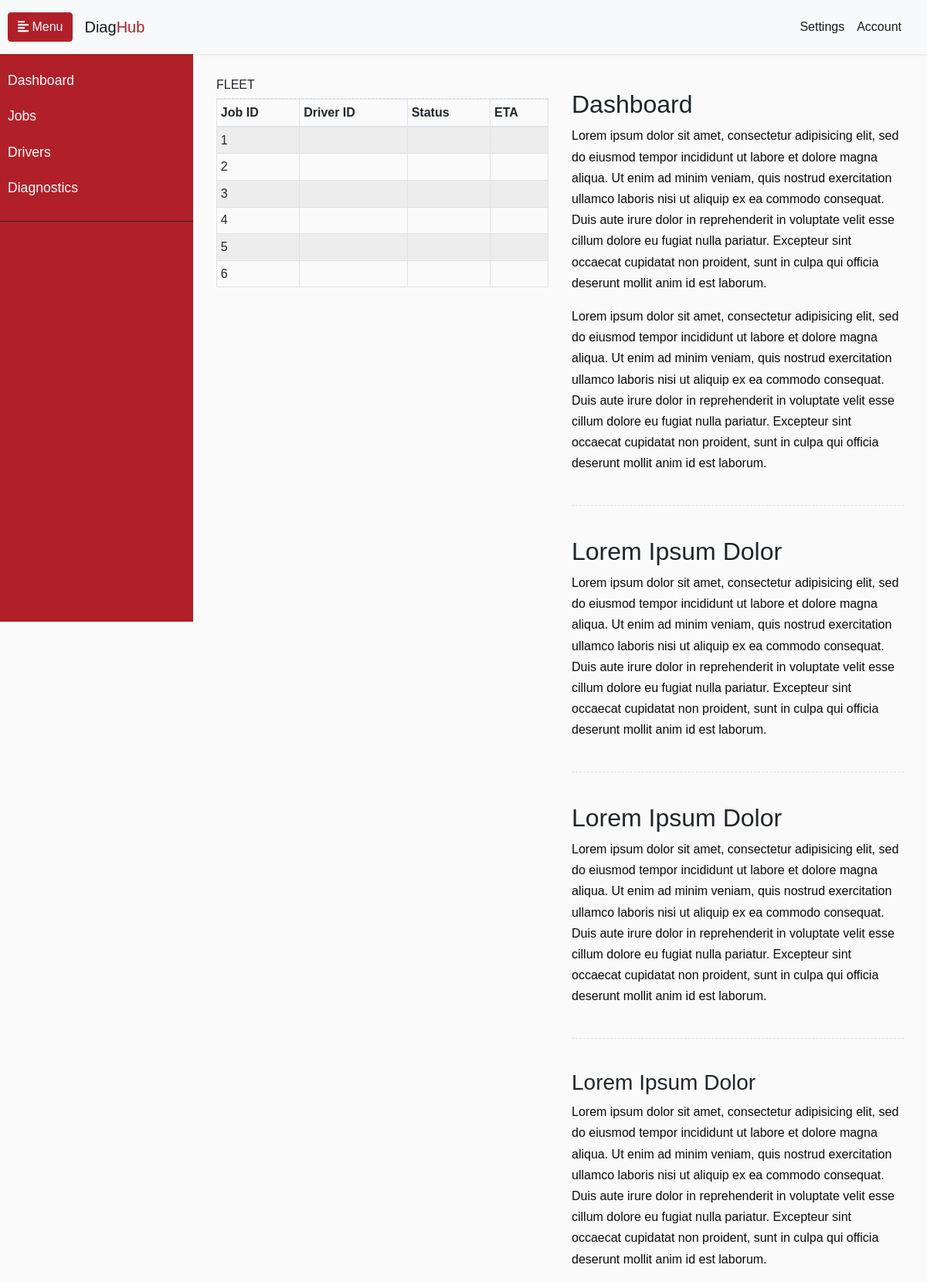
Page /drivers on the committed database.
### hub/models.py (models this page shows)
class Driver(models.Model):
    lat = models.DecimalField(max_digits=9, decimal_places=6)
    lng = models.DecimalField(max_digits=9, decimal_places=6)
    name = models.CharField(max_length=40)

### hub/views.py (the view)
# urls.py: path('drivers', views.drivers, name='drivers'),
def drivers(request):
    api_handler.refresh_db()
    drivers = models.Driver.objects.all()
    vehicles = models.Vehicle.objects.all()
    jobs = models.Job.objects.all()
    data = {
        'drivers': drivers,
        'vehicles': vehicles,
        'jobs': jobs
    }
    return render(request, 'hub/drivers.html', data)

### hub/api_handler.py (called while the page is built)
def get_demo_data():
    return demo_data.get_demo_data()

### hub/templates/hub/drivers.html (shortened to what this page needs)
{% extends 'hub/base.html' %}
{% load static %}
{% block main %}
<div class="container">
    <div class="row">
        <div id="drivers-list" class="col-6">
            <p class="h6">FLEET</p>
            <div class="line no-margin"></div>
            <table id="drivers-table" class="table table-striped table-bordered table-sm">
                <thead>
                    <tr>
                        <th>Job ID</th>
                        <th>Driver ID</th>
                        <th>Status</th>
                        <th>ETA</th>
                    </tr>
                </thead>
                <tbody>
                    {% for driver in drivers %}
                    <tr>
                        <td><a href="{{ driver.id }}"></a>{{ driver.id }}</td>
                        <td>{{ job.driver_id }}</td>
                        <td>{{ job.status }}</td>
                        <td>{{ job.eTA }}</td>
                    </tr>
                    {% endfor %}
                </tbody>
            </table>
        </div>
        <div id="active-display" class="col-6">
            <h2>Dashboard</h2>
            <p>Lorem ipsum dolor sit amet, consectetur adipisicing elit, sed do eiusmod tempor incididunt ut labore et dolore magna aliqua. Ut enim ad minim veniam, quis nostrud exercitation ullamco laboris nisi ut aliquip ex ea commodo consequat. Duis aute irure dolor in reprehenderit in voluptate velit esse cillum dolore eu fugiat nulla pariatur. Excepteur sint occaecat cupidatat non proident, sunt in culpa qui officia deserunt mollit anim id est laborum.</p>
            <p>Lorem ipsum dolor sit amet, consectetur adipisicing elit, sed do eiusmod tempor incididunt ut labore et dolore magna aliqua. Ut enim ad minim veniam, quis nostrud exercitation ullamco laboris nisi ut aliquip ex ea commodo consequat. Duis aute irure dolor in reprehenderit in voluptate velit esse cillum dolore eu fugiat nulla pariatur. Excepteur sint occaecat cupidatat non proident, sunt in culpa qui officia deserunt mollit anim id est laborum.</p>
            <div class="line"></div>
            <h2>Lorem Ipsum Dolor</h2>
            <p>Lorem ipsum dolor sit amet, consectetur adipisicing elit, sed do eiusmod tempor incididunt ut labore et dolore magna aliqua. Ut enim ad minim veniam, quis nostrud exercitation ullamco laboris nisi ut aliquip ex ea commodo consequat. Duis aute irure dolor in reprehenderit in voluptate velit esse cillum dolore eu fugiat nulla pariatur. Excepteur sint occaecat cupidatat non proident, sunt in culpa qui officia deserunt mollit anim id est laborum.</p>
            <div class="line"></div>
            <h2>Lorem Ipsum Dolor</h2>
            <p>Lorem ipsum dolor sit amet, consectetur adipisicing elit, sed do eiusmod tempor incididunt ut labore et dolore magna aliqua. Ut enim ad minim veniam, quis nostrud exercitation ullamco laboris nisi ut aliquip ex ea commodo consequat. Duis aute irure dolor in reprehenderit in voluptate velit esse cillum dolore eu fugiat nulla pariatur. Excepteur sint occaecat cupidatat non proident, sunt in culpa qui officia deserunt mollit anim id est laborum.</p>
            <div class="line"></div>
            <h3>Lorem Ipsum Dolor</h3>
            <p>Lorem ipsum dolor sit amet, consectetur adipisicing elit, sed do eiusmod tempor incididunt ut labore et dolore magna aliqua. Ut enim ad minim veniam, quis nostrud exercitation ullamco laboris nisi ut aliquip ex ea commodo consequat. Duis aute irure dolor in reprehenderit in voluptate velit esse cillum dolore eu fugiat nulla pariatur. Excepteur sint occaecat cupidatat non proident, sunt in culpa qui officia deserunt mollit anim id est laborum.</p>
        </div>
    </div>
</div>
{% endblock %}

### diagapp/static/diagapp/style.css (style rules this page uses)
body { font-family: 'arial_mt_stdlight', sans-serif; background: #fafafa; overscroll-behavior-y: none; }
p { font-family: 'Poppins', sans-serif; font-size: 1em; font-weight: 300; line-height: 1.7em; color: rgb(10, 10, 10); }
.line { width: 100%; height: 1px; border-bottom: 1px dashed #ddd; margin: 40px 0; }
.no-margin { margin: 0 !important; }
.row { margin-left: 0px; margin-right: 0px; }
@media (min-width: 768px) { #content .container { max-width: 100% !important; } }

### rows in the picture
Driver: id "1"
Driver: id "2"
Driver: id "3"
Driver: id "4"
Driver: id "5"
Driver: id "6"
